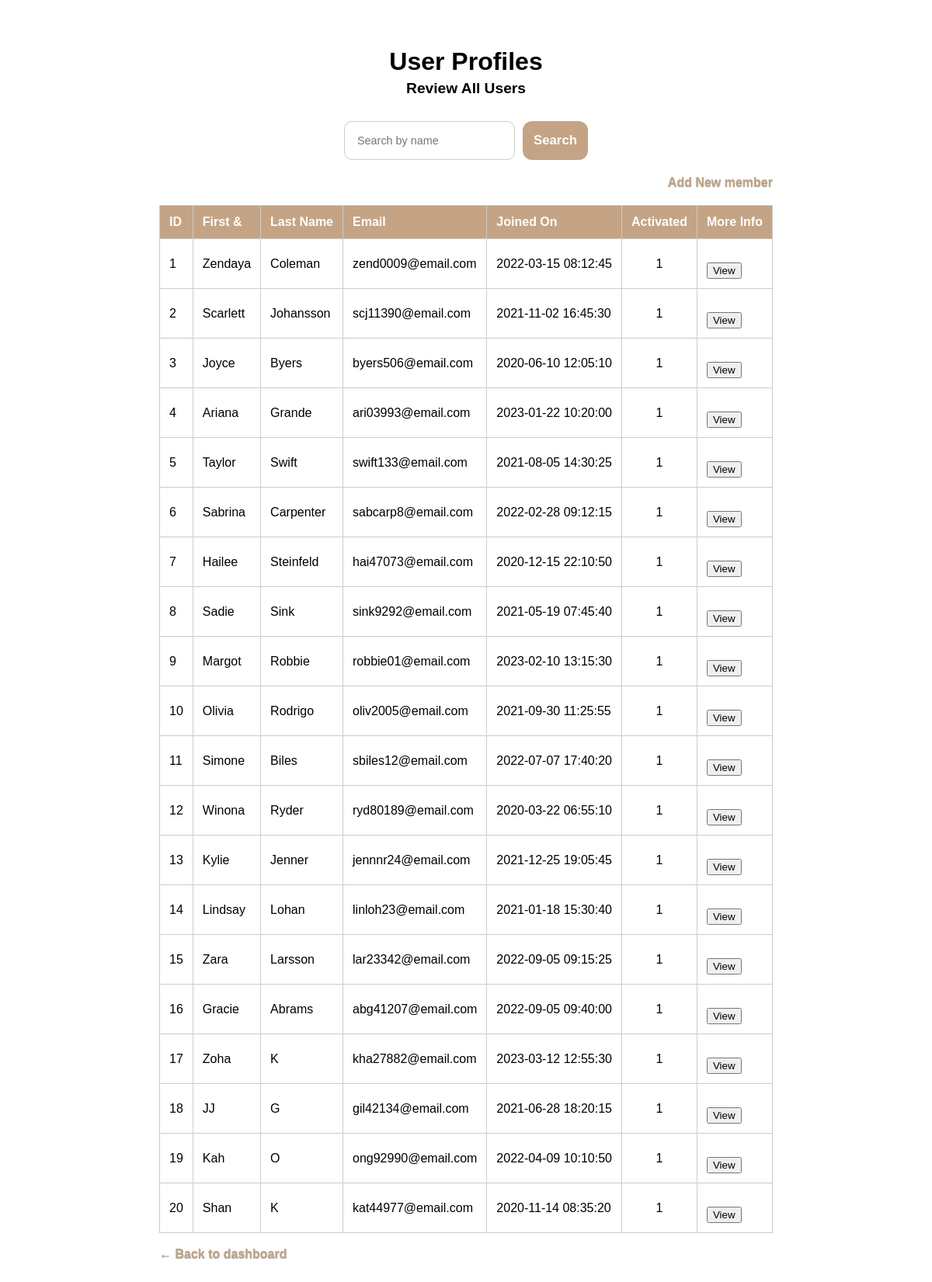
The app's page /UserActivity/viewUser.php (signed in) with its own data.
### tables this page shows
CREATE TABLE User (
user_id			INT					NOT NULL  						AUTO_INCREMENT,
first_name		VARCHAR(25)			NOT NULL, 
last_name		VARCHAR(25)			NOT NULL, 
user_email		VARCHAR(50)			NOT NULL, 
user_phone		VARCHAR(15)			NOT NULL, 
user_address	VARCHAR(200)		NOT NULL, 
password_hashed	VARCHAR(60)			NOT NULL, 
is_active		BOOLEAN				NOT NULL, 
joined_on		TIMESTAMP			NOT NULL   					 DEFAULT CURRENT_TIMESTAMP, 
last_login		TIMESTAMP			NOT NULL					 DEFAULT CURRENT_TIMESTAMP, 
last_updated	TIMESTAMP									  	 ON UPDATE CURRENT_TIMESTAMP,
updated_by		INT,
PRIMARY KEY (user_id), 
UNIQUE INDEX user_email (user_email)
);

### UserActivity/viewUser.php (the view, shortened to what this page needs)
<?php
require_once __DIR__ . '/../include/db_connect.php';
$search = isset($_POST['search']) ? $_POST['search'] : '';
if (!empty($search)) {
	$searchByName = "%" . $search . "%";
    $queryName = "SELECT * FROM `User`
				  WHERE CONCAT(first_name, ' ', last_name)
				  LIKE :search";
    $stmt1 = $db->prepare($queryName);
    $stmt1->bindValue(':search', $searchByName);
    $stmt1->execute();
    $users = $stmt1->fetchAll();
	if (count($users) == 0) {
    echo '<p style="color:red;">Name not found</p>';
	$queryAllUsers = 'SELECT * FROM `User`
					  ORDER BY user_id';
	$stmt2 = $db->prepare($queryAllUsers);
	$stmt2->execute();
	$users = $stmt2->fetchAll();
	$stmt2->closeCursor();
    }
} else {
	$queryAllUsers = 'SELECT * FROM `User`
					  ORDER BY user_id';
	$stmt2 = $db->prepare($queryAllUsers);
	$stmt2->execute();
	$users = $stmt2->fetchAll();
}
?>
<!DOCTYPE html>
<html>
<head>
    <link rel="stylesheet" type="text/css" href="../style.css" />
</head>
<body>
	<header>
		<h1>User Profiles</h1>
	</header>
<main>
    <h2>Review All Users</h2>
	<div class="links" style="justify-content: center; margin-top: 15px; ">
		<form method="POST" action="" class="form-group" style="display: flex; ">
			<input type="text" name="search" class="search" placeholder="Search by name">
			<button type="submit">Search</button>
		</form>
	</div>
    <?php if ($_SESSION['user']['role_id'] == 1) { ?>
		<a href="newUser.php" class="back-link" style="display: flex;
			justify-content: flex-end;"> Add New member</a>
	<?php } ?>
	<table>
		<tr>
			<th>ID  </th>
			<th>First & </th>
			<th>Last Name</th>
			<th>Email</th>
			<th>Joined On</th>
			<th>Activated</th>
			<th>More Info</th>
		</tr>
		<?php foreach($users as $user): ?>
		<tr>
			<td><?php echo $user['user_id']; ?></td>
			<td><?php echo $user['first_name']; ?></td>
			<td><?php echo $user['last_name']; ?></td>
			<td><?php echo $user['user_email']; ?></td>
			<td><?php echo $user['joined_on']; ?></td>
			<td style="text-align: center;"><?php echo $user['is_active']; ?></td>
			<td>
				<form action = "userInfo.php" method = "get">
					<br>
					<input type="submit" name="action" value="View">
				</form>
			</td>
		</tr>
		<?php endforeach; ?>
	</table>
	<br>
    <div class="links">
    	<a href="../index.php" class="back-link">&larr; Back to dashboard</a>
	</div>
</main>
</body>
</html>

### style.css (style rules this page uses)
body { margin: 0; min-height: 100vh; background-image: url("images/background.png"); font-family: 'Poppins', Arial, Helvetica, sans-serif; display: flex; flex-direction: column; justify-content: center; align-items: center; }
.form-group { margin-bottom: 20px; text-align: left; }
.form-group input { width: 100%; padding: 16px; border-radius: 10px; border: 1px solid #ccc; font-family: inherit; }
button { margin-top: 16px; padding: 14px; border-radius: 12px; border: none; background-color: #c4a484; color: white; font-size: 1.05em; font-weight: 600; cursor: pointer; }
h1 { text-align: center; font-size: 2.0em; margin-bottom: 5px; }
h2 { text-align: center; margin-top: 0; font-size: 1.2em; margin-bottom: 10px; }

### UserActivity/viewUser.php (style rules this page uses)
body { display: flex; flex-direction: column; align-items: center; justify-content: flex-start; padding: 40px 20px; background-image: url('../images/background.png'); background-size: cover; background-attachment: fixed; background-repeat: no-repeat; min-height: 100vh; margin: 0; }
h1 { text-align: center; width: 100%; }
table { width: 100%; border-collapse: collapse; margin-top: 20px; background-color: white; }
table, th, td { border: 1px solid #ccc; }
th, td { padding: 12px; text-align: left; }
th { background-color: #c4a484; color: white; }
.back-link { display: inline-block; margin-bottom: 20px; color: #c4a484; text-decoration: none; font-weight: 600; font-family: 'Poppins', sans-serif; text-shadow: 0 1px 1px rgba(0,0,0,0.40); }
.links { display: flex; justify-content: space-between; }
.search { font-size: 0.9em; height: 50px; padding: 10px; margin-top: 16px; margin-right: 10px; box-sizing: border-box; }

### records on screen
user: user_id "1", first_name "Zendaya", last_name "Coleman", user_email "zend0009@email.com", joined_on "2022-03-15 08:12:45", is_active "1"
user: user_id "2", first_name "Scarlett", last_name "Johansson", user_email "scj11390@email.com", joined_on "2021-11-02 16:45:30", is_active "1"
user: user_id "3", first_name "Joyce", last_name "Byers", user_email "byers506@email.com", joined_on "2020-06-10 12:05:10", is_active "1"
user: user_id "4", first_name "Ariana", last_name "Grande", user_email "ari03993@email.com", joined_on "2023-01-22 10:20:00", is_active "1"
user: user_id "5", first_name "Taylor", last_name "Swift", user_email "swift133@email.com", joined_on "2021-08-05 14:30:25", is_active "1"
user: user_id "6", first_name "Sabrina", last_name "Carpenter", user_email "sabcarp8@email.com", joined_on "2022-02-28 09:12:15", is_active "1"
user: user_id "7", first_name "Hailee", last_name "Steinfeld", user_email "hai47073@email.com", joined_on "2020-12-15 22:10:50", is_active "1"
user: user_id "8", first_name "Sadie", last_name "Sink", user_email "sink9292@email.com", joined_on "2021-05-19 07:45:40", is_active "1"
user: user_id "9", first_name "Margot", last_name "Robbie", user_email "robbie01@email.com", joined_on "2023-02-10 13:15:30", is_active "1"
user: user_id "10", first_name "Olivia", last_name "Rodrigo", user_email "oliv2005@email.com", joined_on "2021-09-30 11:25:55", is_active "1"
user: user_id "11", first_name "Simone", last_name "Biles", user_email "sbiles12@email.com", joined_on "2022-07-07 17:40:20", is_active "1"
user: user_id "12", first_name "Winona", last_name "Ryder", user_email "ryd80189@email.com", joined_on "2020-03-22 06:55:10", is_active "1"
user: user_id "13", first_name "Kylie", last_name "Jenner", user_email "jennnr24@email.com", joined_on "2021-12-25 19:05:45", is_active "1"
user: user_id "14", first_name "Lindsay", last_name "Lohan", user_email "linloh23@email.com", joined_on "2021-01-18 15:30:40", is_active "1"
user: user_id "15", first_name "Zara", last_name "Larsson", user_email "lar23342@email.com", joined_on "2022-09-05 09:15:25", is_active "1"
user: user_id "16", first_name "Gracie", last_name "Abrams", user_email "abg41207@email.com", joined_on "2022-09-05 09:40:00", is_active "1"
user: user_id "17", first_name "Zoha", last_name "K", user_email "kha27882@email.com", joined_on "2023-03-12 12:55:30", is_active "1"
user: user_id "18", first_name "JJ", last_name "G", user_email "gil42134@email.com", joined_on "2021-06-28 18:20:15", is_active "1"
user: user_id "19", first_name "Kah", last_name "O", user_email "ong92990@email.com", joined_on "2022-04-09 10:10:50", is_active "1"
user: user_id "20", first_name "Shan", last_name "K", user_email "kat44977@email.com", joined_on "2020-11-14 08:35:20", is_active "1"
